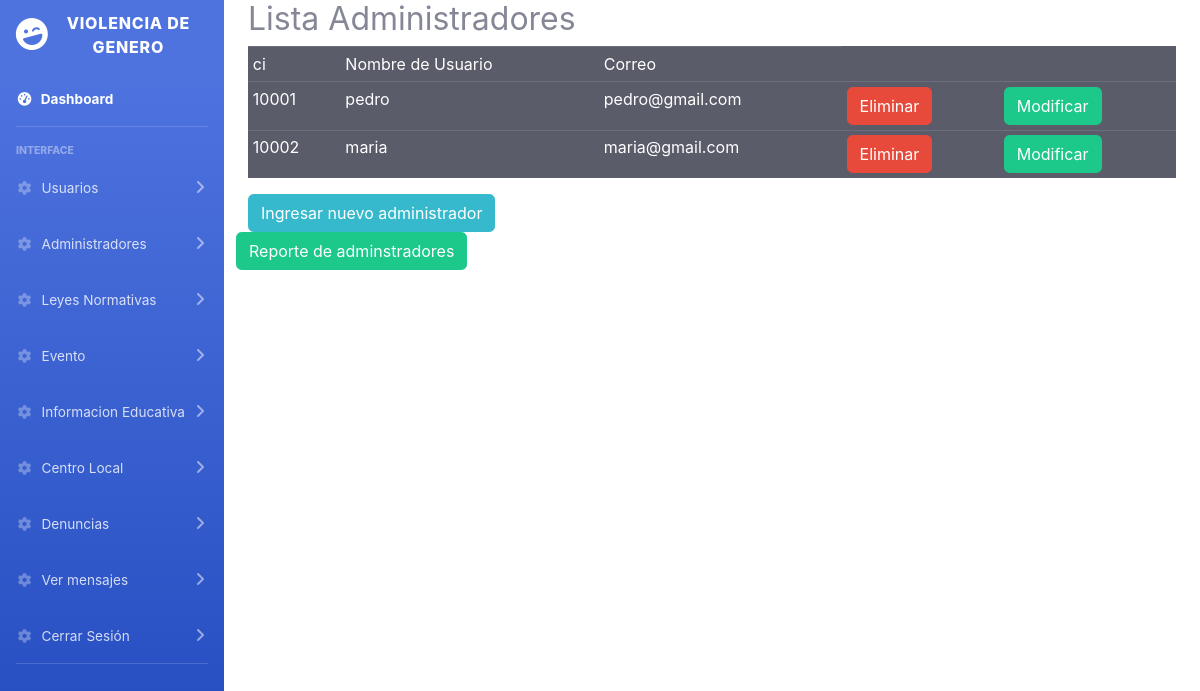
The app's page /controlador/administradorListar.php (signed in) with its own data.
### tables this page shows
CREATE TABLE `administrador` (
  `ci` int(11) NOT NULL,
  `nombre_usuario` varchar(20) DEFAULT NULL,
  `contrasenia` varchar(150) DEFAULT NULL,
  `correo` varchar(20) DEFAULT NULL
);

### controlador/administradorListar.php (called while the page is built, shortened)
<?php
    include("../modelo/administrador.php");
    include("../vista/dashboard_admin/head.php");
    include("../vista/dashboard_admin/sidebar.php");
    $car=new Administrador("","","","","");
    $res=$car->lista();
    include("../vista/administradorLista.php");
    include("../vista/dashboard_admin/footer.php");
?>

### modelo/administrador.php (called while the page is built, shortened)
<?php
class Administrador
{
    public function lista()
    {
        $db = new Conexion();
        $sql = $db->query("SELECT * FROM administrador");
        return ($sql);
    }
}
?>

### vista/administradorLista.php (the view, shortened to what this page needs)
<div class="container-fluid">
    <h2>Lista Administradores</h2>
    <table  class="table table-dark table-sm">
        <tr>
            <td>ci</td>
            <td>Nombre de Usuario</td>
            <td>Correo</td>
        </tr>
        <?php
            while($reg=mysqli_fetch_array($res)){
                echo "<tr>";
                echo "<td>".$reg['ci']."</td>";
                echo "<td>".$reg['nombre_usuario']."</td>";
                echo "<td>".$reg['correo']."</td>";
                echo "<td><a href='../controlador/administradorElimina.php?ci=".$reg['ci']."' btn='btn-danger' class='btn btn-danger'>Eliminar</a></td>";
                echo "<td><a href='../controlador/administradorModifica.php?ci=".$reg['ci']."'  class='btn btn-success'>Modificar</a></td>";
                echo "</tr>";
            }
        ?>
    </table>
    <button type="button" class="btn btn-info" onclick="window.location.href='../controlador/administradorRegistro.php'">Ingresar nuevo administrador</button>
    <form action="../reportes/reporteAdministrador.php" method="post" accept-charset="utf-8">
        <div class="row">
            <button type="submit" class="btn btn-success mb-2">Reporte de adminstradores</button>
        </div>
    </form>
</div>

### records on screen
administrador: ci "10001", nombre_usuario "pedro", correo "pedro@gmail.com"
administrador: ci "10002", nombre_usuario "maria", correo "maria@gmail.com"
